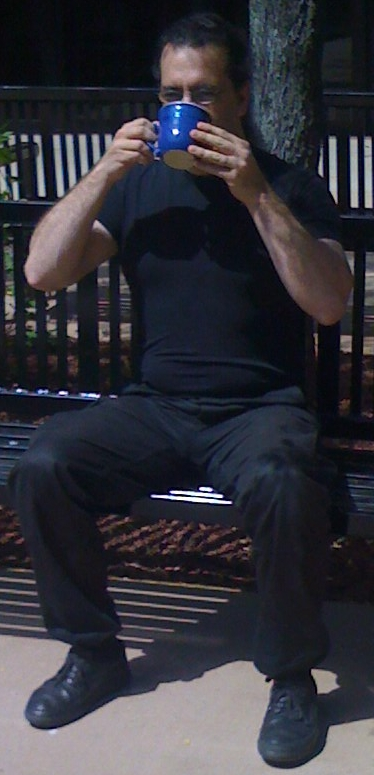
#> input picture image/adrian.jpg, 374 x 775 px, found by its file name
$ python sample3-12.py   (Python 2 division)
#> lines starting #> are read from the running program, lines starting #| are printed output that depends on the picture; after the words box and inside, x2 and y2 are one past the last pixel; in counts of white or black regions, pixels touching at a corner belong together
import cv2
import sys
import numpy as np

ll = './image/adrian.jpg'
img=cv2.imread(ll, 1)
#> img is the input picture: shape (775, 374, 3); mean B, G, R 58.5, 51, 51.2

size = img.shape
#> size = (775, 374, 3)
roiWidth = size[1]/4
#> roiWidth = 93
roiHeight = size[0]/4
#> roiHeight = 193
sx = size[1]/2 - roiWidth
#> sx = 94
sy = size[0]/2 - roiHeight
#> sy = 194
ex = size[1]/2 + roiWidth
#> ex = 280
ey = size[1]/2 + roiHeight
#> ey = 380

roi = img[sy:ey,sx:ex]
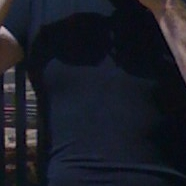
#> roi: shape (186, 186, 3); mean B, G, R 37.8, 28.5, 26.3
img[sy:ey,sx:ex] = cv2.add(roi,150)
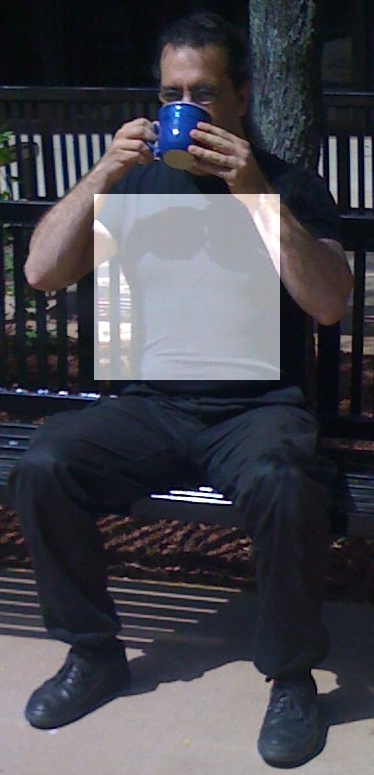
#> img: shape (775, 374, 3); 11.94% of pixels changed, all inside (x1, y1, x2, y2) = (94, 194, 280, 380)
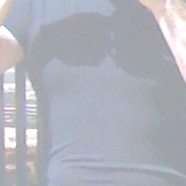
#> roi: shape (186, 186, 3); mean B, G, R 187.5, 178.3, 175.7

cv2.imshow('roi image',img)
cv2.waitKey(0)
cv2.destroyAllWindows()

$ run again, with image/BlueCup.jpg copied over image/adrian.jpg
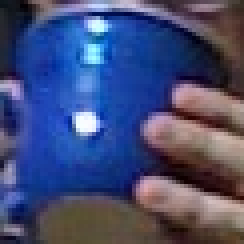
#> input picture image/BlueCup.jpg, 61 x 61 px, found by its file name (shown 4 times larger)
#> img is the input picture: shape (61, 61, 3); mean B, G, R 117.6, 76.4, 68
#> `roi = img[sy:ey,sx:ex]`:
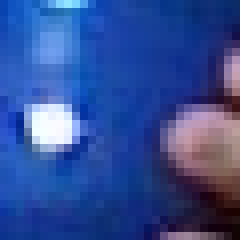
#> roi: shape (30, 30, 3) (shown 8 times larger); mean B, G, R 150.3, 78.1, 50.9
#> `img[sy:ey,sx:ex] = cv2.add(roi,150)`:
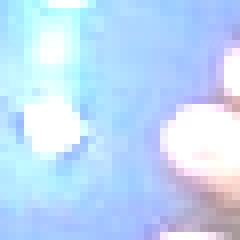
#> roi: shape (30, 30, 3) (shown 8 times larger); mean B, G, R 249.4, 219.8, 192.4

$ run again, with image/HandOutdoorColor.jpg copied over image/adrian.jpg
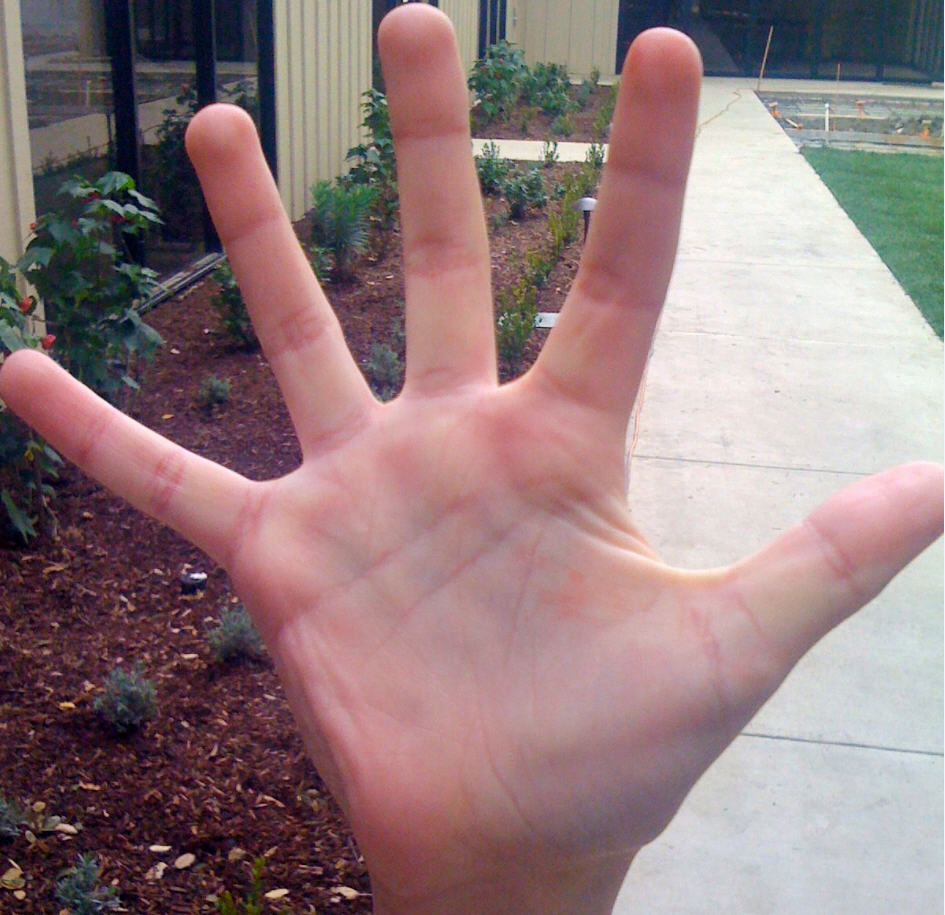
#> input picture image/HandOutdoorColor.jpg, 945 x 915 px, found by its file name
#> img is the input picture: shape (915, 945, 3); mean B, G, R 125.6, 123.8, 146.8
#> `roi = img[sy:ey,sx:ex]`:
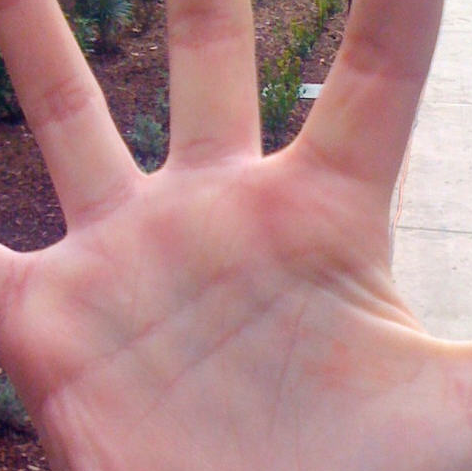
#> roi: shape (471, 472, 3); mean B, G, R 139, 137.2, 179.9
#> `img[sy:ey,sx:ex] = cv2.add(roi,150)`:
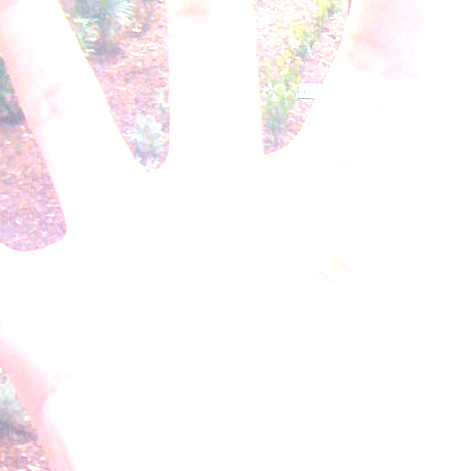
#> roi: shape (471, 472, 3); mean B, G, R 250, 248.7, 252.5
